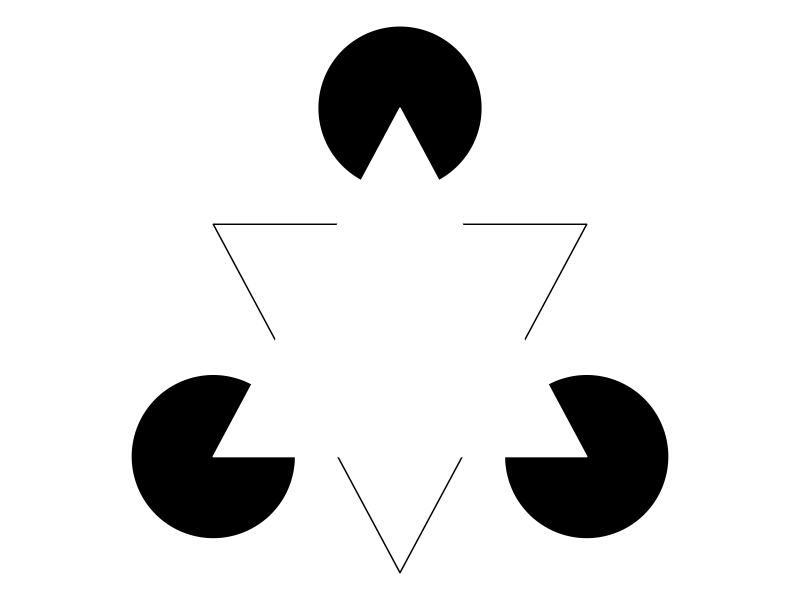
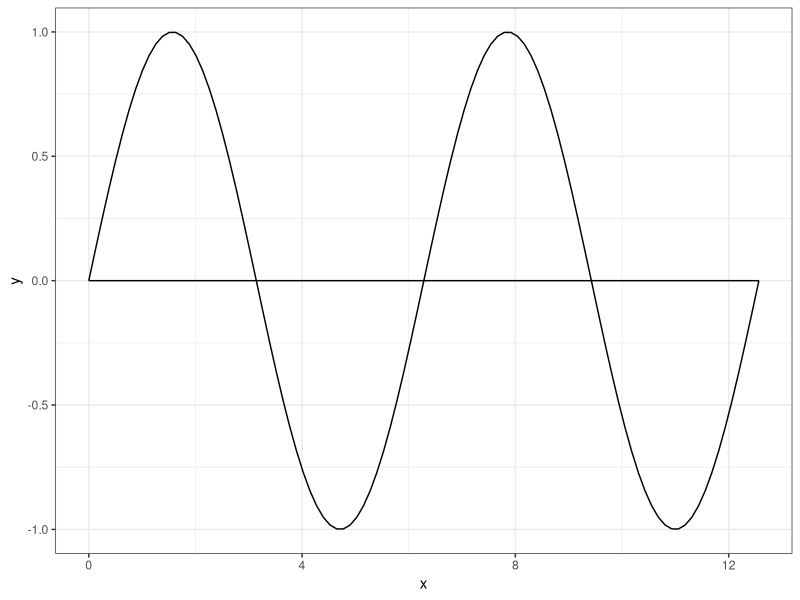
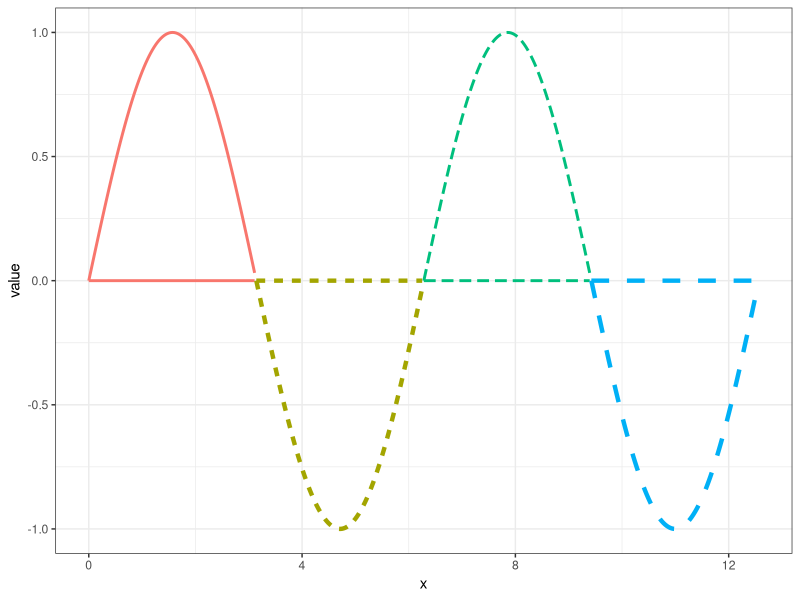
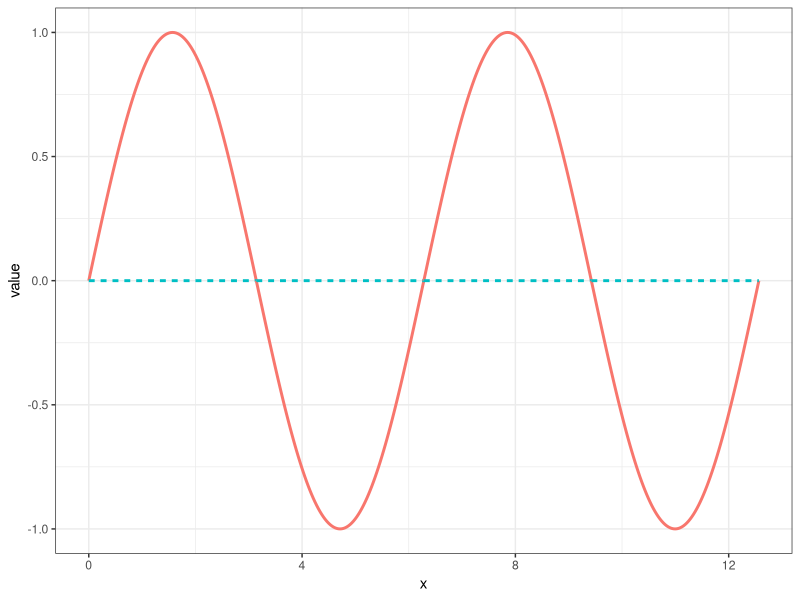
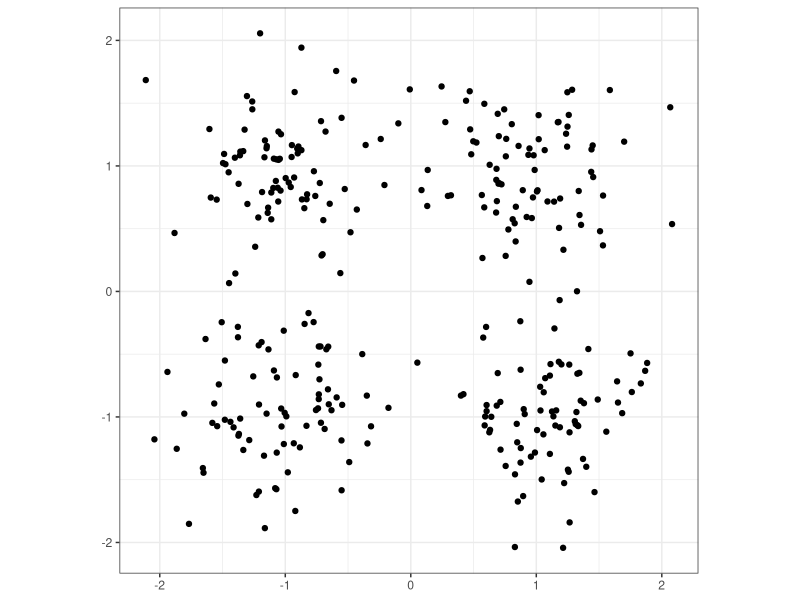
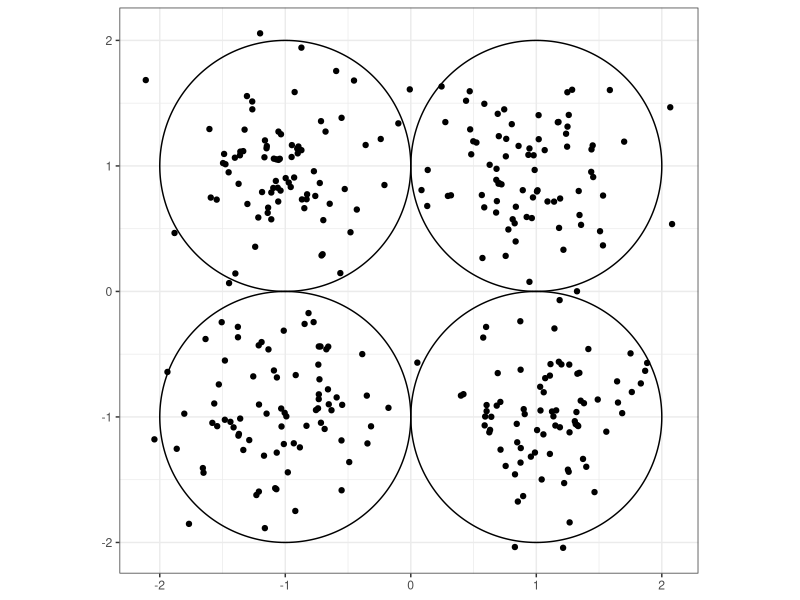
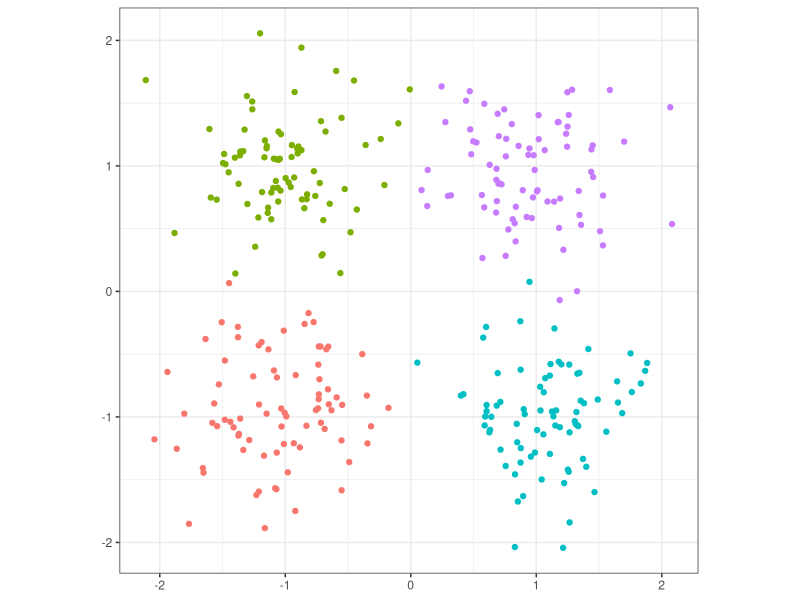

The R script that drew these images, in order:
## ---- chunk 1

library(ggplot2)
library(tibble)
library(tidyr)
library(dplyr)
library(ggforce)
theme_set(theme_bw())

## ---- chunk 2
#| echo: false
#| fig-width: 6
#| fig-height: 6
#| fig-alt: "Kanizsa Triangle Illusion. Most people see an upright white triangle occluding three black circles at the vertices and a second inverted triangle with a black outline."

tdown <- tibble(x = c(0, 2/sqrt(3), -2/sqrt(3)), 
                y = c(-1/3-8/(3*sqrt(3)), 2/3-2/(3*sqrt(3)), 2/3-2/(3*sqrt(3))))
tup <- tibble(x = c(0, 2/sqrt(3), -2/sqrt(3)), y = c(1, -2/sqrt(3), -2/sqrt(3)))

ggplot() + 
  theme_void() + 
  coord_fixed() + 
  geom_circle(aes(x0 = 0, y0=1, r = .5), fill = "black", color = "black") +
  geom_circle(aes(x0 = 2/sqrt(3), y0=-2/sqrt(3), r = .5), fill = "black", color = "black") +
  geom_circle(aes(x0 = -2/sqrt(3), y0=-2/sqrt(3), r = .5), fill = "black", color = "black") +
  geom_shape(data = tdown, aes(x = x, y = y), fill = "white", color = "black") +
  geom_shape(data = tup, aes(x = x, y = y), fill = "white", color = "white")
## ---- chunk 3
#| echo: false
#| fig-width: 4
#| fig-height: 3
#| out-width: "100%"
#| fig-alt: "A sin curve from 0 to 4*pi, with a corresponding line at y=0 over the same domain."

ggplot(tibble(x = seq(0, 4*pi, pi/100)), aes(x = x)) + 
  geom_function(fun = sin) +
  geom_function(fun = function(x) 0*x)
## ---- chunk 4
#| echo: false
#| layout-ncol: 2
#| fig-width: 4
#| fig-height: 3
#| out-width: "100%"
#| fig-alt: ["A sin curve from 0 to 4*pi, with a corresponding line at y=0 over the same domain. From 0 to pi, both lines are colored red and are solid, from pi to 2*pi, the lines are dashed and yellow, from 2*pi to 3*pi, the lines are green with longer dashes, and from 3*pi to 4*pi, the lines are blue with even longer dashes. The addition of color and linetype combine to make the plot seem to be composed of four half-ellipsoid shapes, rather than two continuous lines.", "A sine curve from 0 to 4*pi, with a corresponding line at y=0 over the same domain. The sinusoidal line is colored red and solid, while the line at y=0 is dashed and blue. The addition of color and linetype combine to make it clear that the plot is composed of two continuous lines that happen to intersect, illustrating the Gestalt principle of closure."]

tmp <- tibble(x = seq(0, 4*pi, pi/100), y1 = sin(x), y2 = 0, group = floor(x/pi), size = (group %% 2)*.5 + 1) |>
  bind_rows(tibble(group = 0:3, x = (group+1)*pi, y1 = sin(x), y2 = 0)) |>
  pivot_longer(matches("y"), names_to = "y", values_to="value")

ggplot(tmp, aes(x = x, y = value, color = factor(group), group = interaction(y, group))) + 
  geom_line(aes(linetype = factor(group), linewidth = size)) + 
  scale_linewidth_identity() + 
  theme(legend.position = "none")


ggplot(tmp, aes(x = x, y = value, color = factor(y), group = interaction(y, group))) + 
  geom_line(aes(linetype = factor(y)), linewidth = 1) + 
  scale_linewidth_identity() + 
  theme(legend.position = "none")

## ---- chunk 5
#| echo: false
#| fig-width: 3
#| fig-height: 3
#| out-width: "70%"

library(ggplot2)
library(tibble)
library(tidyr)
library(dplyr)
library(purrr)
theme_set(theme_bw())

sample_points <- function(df, n = 80) {
  tibble(x = rnorm(n, df$xc, df$var),
         y = rnorm(n, df$yc, df$var))
}

centers <- expand_grid(xc = c(-1, 1), yc = c(-1, 1)) |>
  mutate(var = .4, 
         cluster = 1:n()) 
data <- centers |>
  nest(center = -cluster) |>
  mutate(data = map(center, sample_points)) |>
  unnest(data) |>
  unnest(center)

ggplot(data, aes(x = x, y = y)) + geom_point() + coord_fixed() + theme(title = element_blank())
## ---- chunk 6
#| echo: false
#| fig-width: 3
#| fig-height: 3
#| out-width: "70%"



ggplot() + geom_point(data = data, aes(x = x, y = y)) + 
  geom_circle(data = centers, aes(x0=xc, y0=yc, r = 2.5*var)) + 
  coord_fixed() + theme(title = element_blank())
## ---- chunk 7
#| echo: false
#| fig-width: 3
#| fig-height: 3
#| out-width: "70%"


ggplot(data, aes(x = x, y = y, color = factor(cluster))) + geom_point() + theme(title = element_blank(), legend.position = "none") + coord_fixed()
